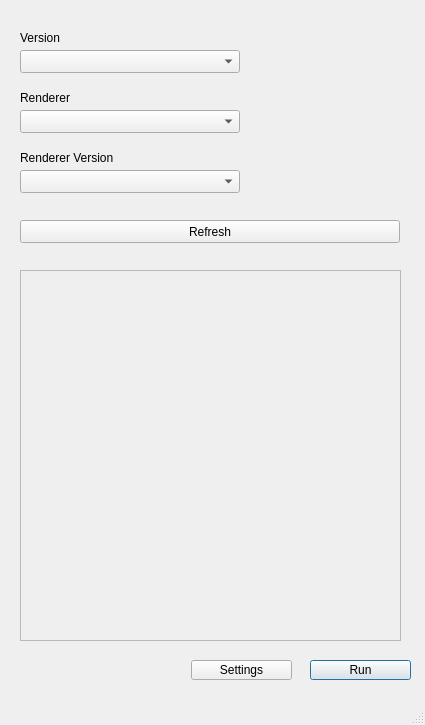
<?xml version="1.0" encoding="UTF-8"?>
<ui version="4.0">
 <class>MainWindow</class>
 <widget class="QMainWindow" name="MainWindow">
  <property name="geometry">
   <rect>
    <x>0</x>
    <y>0</y>
    <width>425</width>
    <height>725</height>
   </rect>
  </property>
  <property name="minimumSize">
   <size>
    <width>425</width>
    <height>725</height>
   </size>
  </property>
  <property name="windowTitle">
   <string>Katana Launcher</string>
  </property>
  <property name="autoFillBackground">
   <bool>false</bool>
  </property>
  <property name="styleSheet">
   <string notr="true"/>
  </property>
  <widget class="QWidget" name="centralwidget">
   <widget class="QComboBox" name="katana_version_CB">
    <property name="geometry">
     <rect>
      <x>20</x>
      <y>50</y>
      <width>220</width>
      <height>23</height>
     </rect>
    </property>
    <property name="editable">
     <bool>false</bool>
    </property>
    <property name="placeholderText">
     <string/>
    </property>
   </widget>
   <widget class="QComboBox" name="renderer_CB">
    <property name="geometry">
     <rect>
      <x>20</x>
      <y>110</y>
      <width>220</width>
      <height>23</height>
     </rect>
    </property>
   </widget>
   <widget class="QLabel" name="katana_version_LBL">
    <property name="geometry">
     <rect>
      <x>20</x>
      <y>30</y>
      <width>141</width>
      <height>16</height>
     </rect>
    </property>
    <property name="text">
     <string>Version</string>
    </property>
   </widget>
   <widget class="QLabel" name="renderer_LBL">
    <property name="geometry">
     <rect>
      <x>20</x>
      <y>90</y>
      <width>141</width>
      <height>16</height>
     </rect>
    </property>
    <property name="text">
     <string>Renderer</string>
    </property>
   </widget>
   <widget class="QComboBox" name="renderer_version_CB">
    <property name="geometry">
     <rect>
      <x>20</x>
      <y>170</y>
      <width>220</width>
      <height>23</height>
     </rect>
    </property>
   </widget>
   <widget class="QLabel" name="renderer_version_LBL">
    <property name="geometry">
     <rect>
      <x>20</x>
      <y>150</y>
      <width>141</width>
      <height>16</height>
     </rect>
    </property>
    <property name="text">
     <string>Renderer Version</string>
    </property>
   </widget>
   <widget class="QPushButton" name="run_BTN">
    <property name="geometry">
     <rect>
      <x>310</x>
      <y>660</y>
      <width>101</width>
      <height>20</height>
     </rect>
    </property>
    <property name="text">
     <string>Run</string>
    </property>
    <property name="autoDefault">
     <bool>false</bool>
    </property>
    <property name="default">
     <bool>true</bool>
    </property>
   </widget>
   <widget class="QPushButton" name="settings_BTN">
    <property name="geometry">
     <rect>
      <x>191</x>
      <y>660</y>
      <width>101</width>
      <height>20</height>
     </rect>
    </property>
    <property name="text">
     <string>Settings</string>
    </property>
    <property name="autoDefault">
     <bool>false</bool>
    </property>
   </widget>
   <widget class="QScrollArea" name="scrollArea">
    <property name="geometry">
     <rect>
      <x>20</x>
      <y>270</y>
      <width>381</width>
      <height>371</height>
     </rect>
    </property>
    <property name="sizePolicy">
     <sizepolicy hsizetype="Expanding" vsizetype="Ignored">
      <horstretch>0</horstretch>
      <verstretch>0</verstretch>
     </sizepolicy>
    </property>
    <property name="autoFillBackground">
     <bool>true</bool>
    </property>
    <property name="verticalScrollBarPolicy">
     <enum>Qt::ScrollBarAsNeeded</enum>
    </property>
    <property name="horizontalScrollBarPolicy">
     <enum>Qt::ScrollBarAlwaysOff</enum>
    </property>
    <property name="widgetResizable">
     <bool>false</bool>
    </property>
    <widget class="QWidget" name="scrollAreaWidgetContents">
     <property name="geometry">
      <rect>
       <x>0</x>
       <y>0</y>
       <width>449</width>
       <height>369</height>
      </rect>
     </property>
     <widget class="QWidget" name="verticalLayoutWidget">
      <property name="geometry">
       <rect>
        <x>0</x>
        <y>0</y>
        <width>1192</width>
        <height>1192</height>
       </rect>
      </property>
      <layout class="QVBoxLayout" name="scripts_layout">
       <property name="spacing">
        <number>5</number>
       </property>
       <property name="leftMargin">
        <number>10</number>
       </property>
       <property name="topMargin">
        <number>10</number>
       </property>
      </layout>
     </widget>
    </widget>
   </widget>
   <widget class="QLabel" name="label">
    <property name="geometry">
     <rect>
      <x>260</x>
      <y>40</y>
      <width>150</width>
      <height>150</height>
     </rect>
    </property>
    <property name="text">
     <string/>
    </property>
    <property name="pixmap">
     <pixmap>test.png</pixmap>
    </property>
    <property name="scaledContents">
     <bool>true</bool>
    </property>
   </widget>
   <widget class="QPushButton" name="refresh_BTN">
    <property name="geometry">
     <rect>
      <x>20</x>
      <y>220</y>
      <width>380</width>
      <height>23</height>
     </rect>
    </property>
    <property name="toolTip">
     <string>&lt;html&gt;&lt;head/&gt;&lt;body&gt;&lt;p&gt;Refresh all paths.&lt;/p&gt;&lt;/body&gt;&lt;/html&gt;</string>
    </property>
    <property name="text">
     <string>Refresh</string>
    </property>
   </widget>
  </widget>
  <widget class="QMenuBar" name="menubar">
   <property name="geometry">
    <rect>
     <x>0</x>
     <y>0</y>
     <width>425</width>
     <height>20</height>
    </rect>
   </property>
  </widget>
  <widget class="QStatusBar" name="statusbar"/>
 </widget>
 <resources/>
 <connections/>
</ui>
